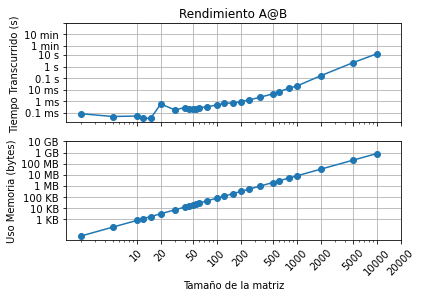

This chart was generated by the following Python code:
import numpy as np 
from numpy import zeros,float32,half,single,double,longdouble
from time import perf_counter
import matplotlib.pyplot as plt
from scipy import linalg

def matriz_laplaciana(N,dtype = float32):
    A =zeros((N,N),dtype =dtype)
    for i in range(N):
        for j in range(N):
            if i == j:
                A[i,j] = 2
            if i+1 ==j:
                A[i,j] = -1
            if i-1 == j:
                A[i,j] = -1
    return A
    
list1 = [2, 5, 10,12, 15, 20,30, 40, 45, 50, 55,60, 75, 100,125, 160, 200,250, 350, 500,600, 800, 1000,2000, 5000, 10000]
numpy_values =[]
scipy_values = []
name = ("matmul1.txt")
file=open(name,'w')    
memory = []
for N in list1:
    A = matriz_laplaciana(N,double)
    t1 = perf_counter()
    B = linalg.inv(A,overwrite_a=True)
    t2 = perf_counter()
    dt = t2 - t1
    print(f"Para N = {N}, el tiempo transcurrido numpy = {dt} s\n")
    size = 1*(N*N)*16
    memory.append(size)
    file.write(f"{N} {dt}\n")
file.close()
   
x = [10,20,50,100,200,500,1000,2000,5000,10000,20000]
xlab = ["10","20","50","100","200","500","1000","2000","5000","10000","20000"]
y = [0.1e-3,1e-3,1e-2,0.1,1.,10.,60,60*10, 60*100]
ylab = ["0.1 ms","1 ms","10 ms","0.1 s","1 s","10 s","1 min","10 min"] #esta linea define visualmente el 
#escalado en el eje y en mili segundos, segundos y minutos
y2 = [10**3,10**4,10**5,10**6,10**7,10**8,10**9,10**10]
ylab2 = ["1 KB","10 KB","100 KB","1 MB","10 MB","100 MB","1 GB","10 GB","100 GB"]

plt.figure()
#creo el gráfico 1

plt.subplot(2,1,1)
  
times_list = []
name = ("matmul1.txt")
file = open(name,'r')
results_matrix = [[(num) for num in line.split(' ')] for line in file]
for i in range(len(list1)):
    times_yi_values = results_matrix[i][1]
    times_list.append(float(times_yi_values))

file.close()
plt.loglog(list1,times_list,"-o")
    
plt.xticks(x,[],rotation='45')
plt.yticks(y,ylab)
plt.grid() 
plt.ylabel("Tiempo Transcurrido (s) ")
plt.title("Rendimiento A@B")

#creo el grafico 2
plt.subplot(2,1,2)
plt.loglog(list1,memory,"-o")  
plt.xticks(x,xlab,rotation='45')
plt.yticks(y2,ylab2)
plt.grid() 
plt.ylabel("Uso Memoria (bytes)")
plt.xlabel("Tamaño de la matriz")
plt.show()
